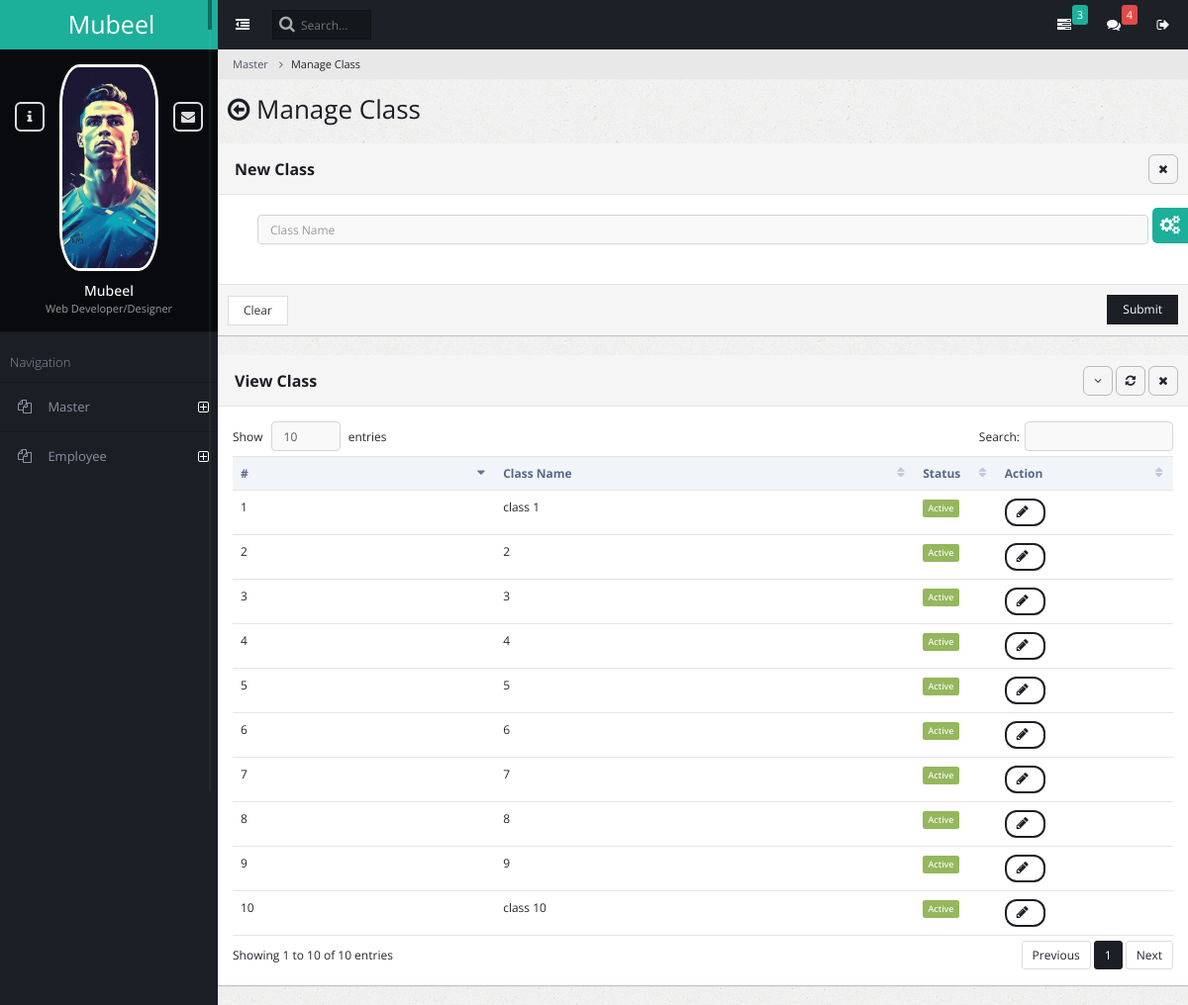
The app's page /ad_class_manage with its own data.
### admin_master/models.py (models this page shows)
class AmsClass(models.Model):
    class_name = models.CharField(max_length=150)
    status = models.BooleanField(default=True)

### admin_master/views.py (the view, shortened to what this page needs)
# urls.py: path('ad_class_manage', views.admin_class_manage, name='admin_class_manage'),
def admin_class_manage(request):
    ams_classes = AmsClass.objects.all()
    return render(request, 'admin_master_class_manage.html', {'ams_classes': ams_classes})

### admin_master/templates/admin_master_class_manage.html (shortened to what this page needs)
{% extends "base.html" %}
{% block content %}
<ul class="breadcrumb">
    <li><a href="#">Master</a></li>
    <li class="active">Manage Class</li>
</ul>
<div class="content-frame-top">
    <div class="page-title">
        <h2><span class="fa fa-arrow-circle-o-left"></span> Manage Class</h2>
    </div>
</div>
<form method="post" action="{% url 'admin_class_manage' %}">
<div class="panel panel-default">
    <div class="panel-heading ui-draggable-handle">
        <h1 class="panel-title"><strong></strong><b>New Class</b></h1>
        <ul class="panel-controls">
            <li><a href="#" class="panel-remove"><span class="fa fa-times"></span></a></li>
        </ul>
    </div>
    <div class="panel-body">
        <div class="block">
            <div class="col-md-12">
                <div>
                    <input type="text" name="class_name" placeholder="Class Name" class="form-control">
                </div>
            </div>
        </div>
    </div>
    <div class="panel-footer">
        <input type="reset" class="btn btn-default" value="Clear">
        <button class="btn btn-primary pull-right">Submit</button>
    </div>
</div>
</form>
<div class="panel panel-default">
    <div class="panel-heading ui-draggable-handle">
        <h1 class="panel-title"><b>View Class</b></h1>
        <ul class="panel-controls">
            <li><a href="#" class="panel-collapse"><span class="fa fa-angle-down"></span></a></li>
            <li><a href="#" class="panel-refresh"><span class="fa fa-refresh"></span></a></li>
            <li><a href="#" class="panel-remove"><span class="fa fa-times"></span></a></li>
        </ul>
    </div>
    <div class="panel-body">
        <table class="table datatable dataTable no-footer" id="DataTables_Table_0" role="grid" aria-describedby="DataTables_Table_0_info">
            <thead>
                <tr role="row"><th class="sorting_asc" tabindex="0" aria-controls="DataTables_Table_0" rowspan="1" colspan="1" aria-sort="ascending" aria-label="Name: activate to sort column ascending" style="width: 198px;">#</th><th class="sorting" tabindex="0" aria-controls="DataTables_Table_0" rowspan="1" colspan="1" aria-label="Position: activate to sort column ascending" style="width: 309px;">Class Name</th><th class="sorting" tabindex="0" aria-controls="DataTables_Table_0" rowspan="1" colspan="1" aria-label="Age: activate to sort column ascending" style="width: 70px;">Status</th><th class="sorting" tabindex="0" aria-controls="DataTables_Table_0" rowspan="1" colspan="1" aria-label="Start date: activate to sort column ascending" style="width: 137px;">Action</th></tr>
            </thead>
            <tbody>
                {% for ams_class in ams_classes %}
                    <tr id="{{ams_class.id}}">
                        <td>{{ forloop.counter }}</td>
                        <td>{{ ams_class.class_name }}</td>
                        <td>
                            {% if ams_class.status %}
                                <span class="label label-success">Active</span>
                            {% else %}
                                <span class="label label-danger">Inactive</span>
                            {% endif %}
                        </td>
                        <td>
                            <button class="btn btn-primary btn-rounded" onClick="edit_class_row({{ ams_class.id }});" data-toggle="modal" data-target="#modal_basic">
                                <span id="spinner{{ams_class.id}}" class="fa fa-pencil"></span>
                            </button>
                        </td>
                    </tr>
                {% endfor %}
            </tbody>
        </table>
    </div>
</div>
{% endblock content %}

### records on screen
AmsClass: class_name "class 1", status "Active"
AmsClass: class_name "2", status "Active"
AmsClass: class_name "3", status "Active"
AmsClass: class_name "4", status "Active"
AmsClass: class_name "5", status "Active"
AmsClass: class_name "6", status "Active"
AmsClass: class_name "7", status "Active"
AmsClass: class_name "8", status "Active"
AmsClass: class_name "9", status "Active"
AmsClass: class_name "class 10", status "Active"
